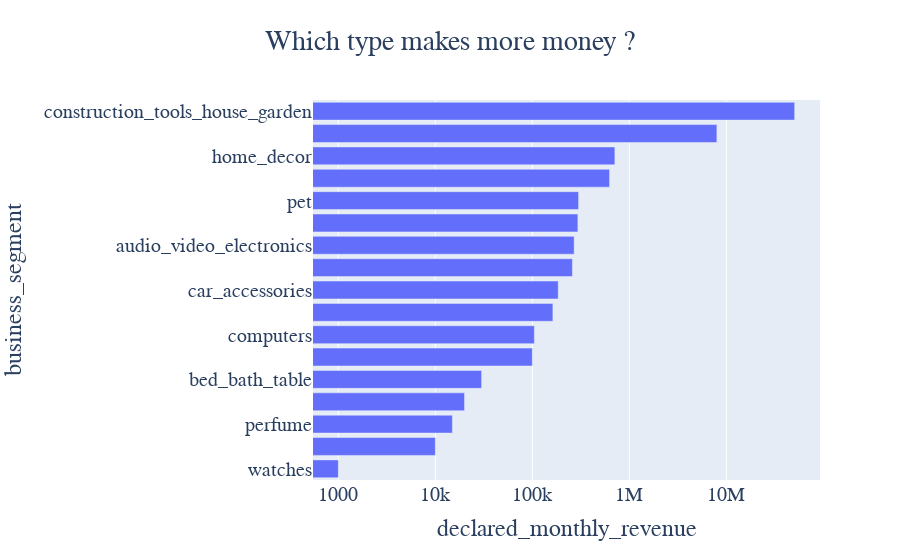

The code cell stored with this chart in its notebook:
### Markdown cell above
who pays more?

### Code cell
q10 = cd.groupby('business_segment',as_index=False)['declared_monthly_revenue'].sum()\
            .sort_values(by='declared_monthly_revenue').query('declared_monthly_revenue!=0')

ex.bar(q10,y='business_segment',x ='declared_monthly_revenue',
       title='Which type makes more money ?',
       log_x=True).update_layout(title_x=0.5,font=dict(family="moon heavy",size=20))

### Figure 1 — Plotly figure (JSON) as saved in the notebook; plotly's stock layout.template omitted (floating-point values rounded to 4 significant figures)
{"data": [{"alignmentgroup": "True", "hovertemplate": "declared_monthly_revenue=%{x}<br>business_segment=%{y}<extra></extra>", "legendgroup": "", "marker": {"color": "#636efa", "pattern": {"shape": ""}}, "name": "", "offsetgroup": "", "orientation": "h", "showlegend": false, "textposition": "auto", "type": "bar", "x": [1000, 10000, 15000, 20000, 30000, 100000, 105000, 163000, 185000, 259000, 270000, 295000, 300000, 626000, 710000, 8000000, 50695006], "xaxis": "x", "y": ["watches", "food_drink", "perfume", "party", "bed_bath_table", "stationery", "computers", "household_utilities", "car_accessories", "toys", "audio_video_electronics", "health_beauty", "pet", "other", "home_decor", "phone_mobile", "construction_tools_house_garden"], "yaxis": "y"}], "layout": {"barmode": "relative", "font": {"family": "moon heavy", "size": 20}, "legend": {"tracegroupgap": 0}, "title": {"text": "Which type makes more money ?", "x": 0.5}, "xaxis": {"anchor": "y", "domain": [0, 1], "title": {"text": "declared_monthly_revenue"}, "type": "log"}, "yaxis": {"anchor": "x", "domain": [0, 1], "title": {"text": "business_segment"}}}}
